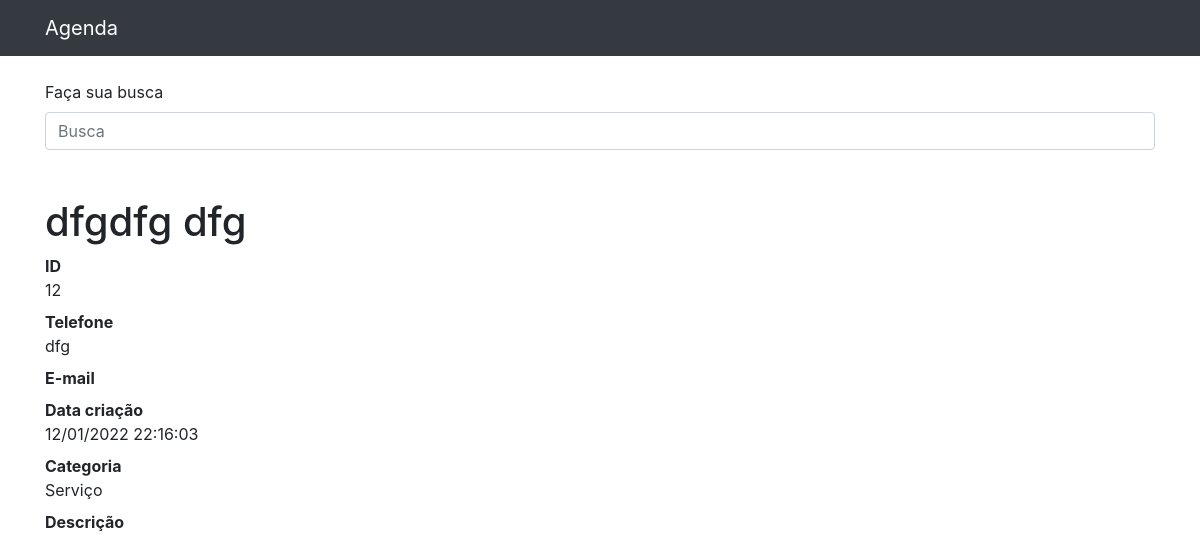
Page /12 on the committed database.
### contatos/models.py (models this page shows, shortened)
class Contato(models.Model):
    nome = models.CharField(max_length=30)
    sobrenome = models.CharField(max_length=30, blank=True)
    telefone = models.CharField(max_length=10)
    email = models.CharField(max_length=30, blank=True)
    data_criacao = models.DateTimeField(default=timezone.now())
    descricao = models.TextField(blank=True)
    categoria = models.ForeignKey(Categoria, on_delete=models.DO_NOTHING)
    mostar = models.BooleanField(default=True)
    foto = models.ImageField(blank=True, upload_to='fotos/%Y/%m')

class Categoria(models.Model):
    nome = models.CharField(max_length=30)
    def __str__(self):
        return self.nome

### contatos/views.py (the view)
# urls.py: path('<int:id_contato>', views.show_contato, name='show_contato'),
def show_contato(request, id_contato):
    contato = get_object_or_404(Contato, id=id_contato)
    if not contato:
       raise  Http404()
    return render(request, 'contatos/show_contato.html', {
        'contato': contato
    })

### contatos/templates/contatos/show_contato.html (shortened to what this page needs)
{% extends 'base.html' %}
{% block conteudo %}
        <h1 class="mt-5">{{contato.nome}} {{contato.sobrenome}}</h1>
        <dl>
          <dt>ID</dt>
          <dd>{{contato.id}}</dd>
          <dt>Telefone</dt>
          <dd>{{contato.telefone}}</dd>
          <dt>E-mail</dt>
          <dt>Data criação</dt>
          <dd>{{contato.data_criacao|date:'d/m/Y H:i:s'}}</dd>
          <dt>Categoria</dt>
          <dd>{{contato.categoria}}</dd>
          <dt>Descrição</dt>
        </dl>
{% endblock %}

### rows in the picture
Contato: nome "dfgdfg", sobrenome "dfg", id "12", telefone "dfg", data_criacao "12/01/2022 22:16:03", categoria "Serviço"
